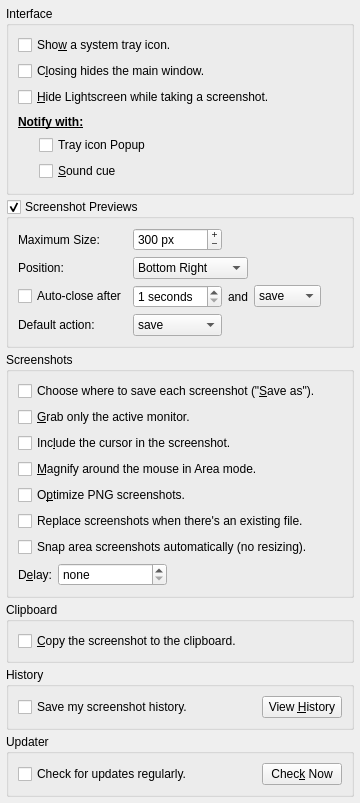
         <widget class="QWidget" name="scrollAreaWidgetContents">
          <property name="geometry">
           <rect>
            <x>0</x>
            <y>-20</y>
            <width>360</width>
            <height>706</height>
           </rect>
          </property>
          <layout class="QVBoxLayout" name="verticalLayout_5">
           <property name="spacing">
            <number>4</number>
           </property>
           <property name="leftMargin">
            <number>6</number>
           </property>
           <property name="topMargin">
            <number>6</number>
           </property>
           <property name="rightMargin">
            <number>6</number>
           </property>
           <property name="bottomMargin">
            <number>6</number>
           </property>
           <item>
            <widget class="QGroupBox" name="interfaceGroupBox">
             <property name="title">
              <string>Interface</string>
             </property>
             <property name="flat">
              <bool>true</bool>
             </property>
             <layout class="QVBoxLayout" name="verticalLayout_6">
              <item>
               <widget class="QCheckBox" name="trayCheckBox">
                <property name="whatsThis">
                 <string/>
                </property>
                <property name="text">
                 <string>Sho&amp;w a system tray icon.</string>
                </property>
               </widget>
              </item>
              <item>
               <widget class="QCheckBox" name="closeHideCheckBox">
                <property name="text">
                 <string>C&amp;losing hides the main window.</string>
                </property>
               </widget>
              </item>
              <item>
               <widget class="QCheckBox" name="hideCheckBox">
                <property name="text">
                 <string>&amp;Hide Lightscreen while taking a screenshot.</string>
                </property>
               </widget>
              </item>
              <item>
               <layout class="QGridLayout" name="notifyLayout">
                <property name="topMargin">
                 <number>2</number>
                </property>
                <property name="bottomMargin">
                 <number>2</number>
                </property>
                <item row="1" column="1">
                 <widget class="QCheckBox" name="messageCheckBox">
                  <property name="whatsThis">
                   <string>Shows a completion message once the screenshot is saved, clicking this message takes you to the directory where the screenshot was saved.</string>
                  </property>
                  <property name="text">
                   <string>Tray icon Popup</string>
                  </property>
                 </widget>
                </item>
                <item row="2" column="1">
                 <widget class="QCheckBox" name="playSoundCheckBox">
                  <property name="text">
                   <string>&amp;Sound cue</string>
                  </property>
                 </widget>
                </item>
                <item row="1" column="0">
                 <spacer name="horizontalSpacer_9">
                  <property name="orientation">
                   <enum>Qt::Horizontal</enum>
                  </property>
                  <property name="sizeType">
                   <enum>QSizePolicy::Fixed</enum>
                  </property>
                  <property name="sizeHint" stdset="0">
                   <size>
                    <width>15</width>
                    <height>0</height>
                   </size>
                  </property>
                 </spacer>
                </item>
                <item row="1" column="2">
                 <spacer name="horizontalSpacer">
                  <property name="orientation">
                   <enum>Qt::Horizontal</enum>
                  </property>
                  <property name="sizeHint" stdset="0">
                   <size>
                    <width>40</width>
                    <height>0</height>
                   </size>
                  </property>
                 </spacer>
                </item>
                <item row="0" column="0" colspan="3">
                 <widget class="QLabel" name="notifyLabel">
                  <property name="font">
                   <font>
                    <weight>75</weight>
                    <bold>true</bold>
                    <underline>true</underline>
                   </font>
                  </property>
                  <property name="text">
                   <string>&amp;Notify with:</string>
                  </property>
                  <property name="buddy">
                   <cstring>messageCheckBox</cstring>
                  </property>
                 </widget>
                </item>
               </layout>
              </item>
             </layout>
            </widget>
           </item>
           <item>
            <widget class="QGroupBox" name="previewGroupBox">
             <property name="title">
              <string>Screenshot Previews</string>
             </property>
             <property name="flat">
              <bool>true</bool>
             </property>
             <property name="checkable">
              <bool>true</bool>
             </property>
             <property name="checked">
              <bool>true</bool>
             </property>
             <layout class="QGridLayout" name="gridLayout_3">
              <item row="0" column="0">
               <widget class="QLabel" name="previewSizeLabel">
                <property name="text">
                 <string>Maximum Size:</string>
                </property>
                <property name="buddy">
                 <cstring>previewSizeSpinBox</cstring>
                </property>
               </widget>
              </item>
              <item row="0" column="1">
               <widget class="QSpinBox" name="previewSizeSpinBox">
                <property name="buttonSymbols">
                 <enum>QAbstractSpinBox::PlusMinus</enum>
                </property>
                <property name="accelerated">
                 <bool>true</bool>
                </property>
                <property name="correctionMode">
                 <enum>QAbstractSpinBox::CorrectToNearestValue</enum>
                </property>
                <property name="suffix">
                 <string notr="true"> px</string>
                </property>
                <property name="minimum">
                 <number>200</number>
                </property>
                <property name="maximum">
                 <number>800</number>
                </property>
                <property name="singleStep">
                 <number>10</number>
                </property>
                <property name="value">
                 <number>300</number>
                </property>
               </widget>
              </item>
              <item row="0" column="4" rowspan="4">
               <spacer name="horizontalSpacer_5">
                <property name="orientation">
                 <enum>Qt::Horizontal</enum>
                </property>
                <property name="sizeHint" stdset="0">
                 <size>
                  <width>40</width>
                  <height>20</height>
                 </size>
                </property>
               </spacer>
              </item>
              <item row="1" column="0">
               <widget class="QLabel" name="previewPositionLabel">
                <property name="text">
                 <string>Position:</string>
                </property>
                <property name="buddy">
                 <cstring>previewPositionComboBox</cstring>
                </property>
               </widget>
              </item>
              <item row="1" column="1" colspan="2">
               <widget class="QComboBox" name="previewPositionComboBox">
                <property name="currentIndex">
                 <number>3</number>
                </property>
                <item>
                 <property name="text">
                  <string>Top Left</string>
                 </property>
                </item>
                <item>
                 <property name="text">
                  <string>Top Right</string>
                 </property>
                </item>
                <item>
                 <property name="text">
                  <string>Bottom Left</string>
                 </property>
                </item>
                <item>
                 <property name="text">
                  <string>Bottom Right</string>
                 </property>
                </item>
               </widget>
              </item>
              <item row="2" column="0">
               <widget class="QCheckBox" name="previewAutocloseCheckBox">
                <property name="text">
                 <string>Auto-close after</string>
                </property>
               </widget>
              </item>
              <item row="2" column="1">
               <widget class="QSpinBox" name="previewAutocloseTimeSpinBox">
                <property name="suffix">
                 <string> seconds</string>
                </property>
                <property name="minimum">
                 <number>1</number>
                </property>
               </widget>
              </item>
              <item row="2" column="2">
               <widget class="QLabel" name="andLabel">
                <property name="minimumSize">
                 <size>
                  <width>20</width>
                  <height>0</height>
                 </size>
                </property>
                <property name="text">
                 <string> and </string>
                </property>
                <property name="alignment">
                 <set>Qt::AlignCenter</set>
                </property>
                <property name="buddy">
                 <cstring>previewAutocloseActionComboBox</cstring>
                </property>
               </widget>
              </item>
              <item row="2" column="3">
               <widget class="QComboBox" name="previewAutocloseActionComboBox">
                <property name="currentIndex">
                 <number>0</number>
                </property>
                <item>
                 <property name="text">
                  <string>save</string>
                 </property>
                </item>
                <item>
                 <property name="text">
                  <string>upload</string>
                 </property>
                </item>
                <item>
                 <property name="text">
                  <string>cancel</string>
                 </property>
                </item>
               </widget>
              </item>
              <item row="3" column="0">
               <widget class="QLabel" name="previewDefaultActionLabel">
                <property name="text">
                 <string>Default action:</string>
                </property>
                <property name="buddy">
                 <cstring>previewDefaultActionComboBox</cstring>
                </property>
               </widget>
              </item>
              <item row="3" column="1">
               <widget class="QComboBox" name="previewDefaultActionComboBox">
                <item>
                 <property name="text">
                  <string>save</string>
                 </property>
                </item>
                <item>
                 <property name="text">
                  <string>upload</string>
                 </property>
                </item>
               </widget>
              </item>
             </layout>
            </widget>
           </item>
           <item>
            <widget class="QGroupBox" name="screenshotsGroupBox">
             <property name="title">
              <string>Screenshots</string>
             </property>
             <property name="flat">
              <bool>true</bool>
             </property>
             <layout class="QVBoxLayout" name="verticalLayout_7">
              <item>
               <widget class="QCheckBox" name="saveAsCheckBox">
                <property name="text">
                 <string>Choose where to save each screenshot (&quot;&amp;Save as&quot;).</string>
                </property>
               </widget>
              </item>
              <item>
               <widget class="QCheckBox" name="currentMonitorCheckBox">
                <property name="text">
                 <string>&amp;Grab only the active monitor.</string>
                </property>
               </widget>
              </item>
              <item>
               <widget class="QCheckBox" name="cursorCheckBox">
                <property name="text">
                 <string>Inc&amp;lude the cursor in the screenshot.</string>
                </property>
               </widget>
              </item>
              <item>
               <widget class="QCheckBox" name="magnifyCheckBox">
                <property name="text">
                 <string>&amp;Magnify around the mouse in Area mode.</string>
                </property>
               </widget>
              </item>
              <item>
               <layout class="QHBoxLayout" name="horizontalLayout_2">
                <property name="spacing">
                 <number>2</number>
                </property>
                <item>
                 <widget class="QCheckBox" name="optiPngCheckBox">
                  <property name="toolTip">
                   <string>Runs OptiPNG which reduces screenshot file size.</string>
                  </property>
                  <property name="text">
                   <string>O&amp;ptimize PNG screenshots.</string>
                  </property>
                 </widget>
                </item>
                <item>
                 <widget class="QLabel" name="optiPngLabel">
                  <property name="palette">
                   <palette>
                    <active>
                     <colorrole role="WindowText">
                      <brush brushstyle="SolidPattern">
                       <color alpha="255">
                        <red>128</red>
                        <green>0</green>
                        <blue>0</blue>
                       </color>
                      </brush>
                     </colorrole>
                    </active>
                    <inactive>
                     <colorrole role="WindowText">
                      <brush brushstyle="SolidPattern">
                       <color alpha="255">
                        <red>128</red>
                        <green>0</green>
                        <blue>0</blue>
                       </color>
                      </brush>
                     </colorrole>
                    </inactive>
                    <disabled>
                     <colorrole role="WindowText">
                      <brush brushstyle="SolidPattern">
                       <color alpha="255">
                        <red>141</red>
                        <green>138</green>
                        <blue>136</blue>
                       </color>
                      </brush>
                     </colorrole>
                    </disabled>
                   </palette>
                  </property>
                  <property name="text">
                   <string/>
                  </property>
                 </widget>
                </item>
                <item>
                 <spacer name="horizontalSpacer_10">
                  <property name="orientation">
                   <enum>Qt::Horizontal</enum>
                  </property>
                  <property name="sizeHint" stdset="0">
                   <size>
                    <width>40</width>
                    <height>0</height>
                   </size>
                  </property>
                 </spacer>
                </item>
               </layout>
              </item>
              <item>
               <widget class="QCheckBox" name="replaceCheckBox">
                <property name="text">
                 <string>Replace screenshots when there's an existing file.</string>
                </property>
               </widget>
              </item>
              <item>
               <widget class="QCheckBox" name="areaAutocloseCheckBox">
                <property name="text">
                 <string>Snap area screenshots automatically (no resizing).</string>
                </property>
               </widget>
              </item>
              <item>
               <layout class="QHBoxLayout" name="horizontalLayout_5">
                <item>
                 <widget class="QLabel" name="delayLabel">
                  <property name="text">
                   <string>D&amp;elay:</string>
                  </property>
                  <property name="alignment">
                   <set>Qt::AlignRight|Qt::AlignTrailing|Qt::AlignVCenter</set>
                  </property>
                  <property name="buddy">
                   <cstring>delaySpinBox</cstring>
                  </property>
                 </widget>
                </item>
                <item>
                 <widget class="QSpinBox" name="delaySpinBox">
                  <property name="whatsThis">
                   <string>Selecting anything other than 0 in this option will cause the program to &lt;b&gt;wait&lt;/b&gt; that amount of seconds before taking the screenshot.</string>
                  </property>
                  <property name="specialValueText">
                   <string>none</string>
                  </property>
                  <property name="accelerated">
                   <bool>true</bool>
                  </property>
                  <property name="correctionMode">
                   <enum>QAbstractSpinBox::CorrectToNearestValue</enum>
                  </property>
                  <property name="suffix">
                   <string> seconds</string>
                  </property>
                  <property name="prefix">
                   <string/>
                  </property>
                  <property name="maximum">
                   <number>32767</number>
                  </property>
                 </widget>
                </item>
                <item>
                 <spacer name="horizontalSpacer_8">
                  <property name="orientation">
                   <enum>Qt::Horizontal</enum>
                  </property>
                  <property name="sizeHint" stdset="0">
                   <size>
                    <width>114</width>
                    <height>0</height>
                   </size>
                  </property>
                 </spacer>
                </item>
               </layout>
              </item>
             </layout>
            </widget>
           </item>
           <item>
            <widget class="QGroupBox" name="clipboardGroupBox">
             <property name="title">
              <string>Clipboard</string>
             </property>
             <property name="flat">
              <bool>true</bool>
             </property>
             <layout class="QVBoxLayout" name="verticalLayout_10">
              <item>
               <widget class="QCheckBox" name="clipboardCheckBox">
                <property name="whatsThis">
                 <string>Lightscreen will copy the screenshot image data to your clipboard.

Warning: Cannot be used in tandem with the &quot;After uploading, copy the URL to the clipboard.&quot; option</string>
                </property>
                <property name="text">
                 <string>&amp;Copy the screenshot to the clipboard.</string>
                </property>
               </widget>
              </item>
             </layout>
            </widget>
           </item>
           <item>
            <widget class="QGroupBox" name="historyGroupBox">
             <property name="title">
              <string>History</string>
             </property>
             <property name="flat">
              <bool>true</bool>
             </property>
             <layout class="QHBoxLayout" name="historyLayout">
              <item>
               <widget class="QCheckBox" name="historyCheckBox">
                <property name="whatsThis">
                 <string>Lightscreen will save a list of all the screenshots you've taken and where you've uploaded them to (and a deletion link to delete this upload, if the service gives one).</string>
                </property>
                <property name="text">
                 <string>Save my screenshot history.</string>
                </property>
               </widget>
              </item>
              <item>
               <spacer name="horizontalSpacer_6">
                <property name="orientation">
                 <enum>Qt::Horizontal</enum>
                </property>
                <property name="sizeHint" stdset="0">
                 <size>
                  <width>95</width>
                  <height>20</height>
                 </size>
                </property>
               </spacer>
              </item>
              <item>
               <widget class="QPushButton" name="historyPushButton">
                <property name="text">
                 <string>View &amp;History</string>
                </property>
               </widget>
              </item>
             </layout>
            </widget>
           </item>
           <item>
            <widget class="QGroupBox" name="updaterGroupBox">
             <property name="title">
              <string>Updater</string>
             </property>
             <property name="flat">
              <bool>true</bool>
             </property>
             <layout class="QGridLayout" name="gridLayout_4">
              <item row="0" column="1">
               <spacer name="horizontalSpacer_3">
                <property name="orientation">
                 <enum>Qt::Horizontal</enum>
                </property>
                <property name="sizeHint" stdset="0">
                 <size>
                  <width>78</width>
                  <height>13</height>
                 </size>
                </property>
               </spacer>
              </item>
              <item row="0" column="0">
               <widget class="QCheckBox" name="updaterCheckBox">
                <property name="whatsThis">
                 <string>Every 7 days Lightscreen will ping the update server for a new version and notify you if there's an update to download.</string>
                </property>
                <property name="text">
                 <string>Check for updates regularly.</string>
                </property>
               </widget>
              </item>
              <item row="0" column="2">
               <widget class="QPushButton" name="checkUpdatesPushButton">
                <property name="text">
                 <string>Chec&amp;k Now</string>
                </property>
               </widget>
              </item>
             </layout>
            </widget>
           </item>
          </layout>
         </widget>
